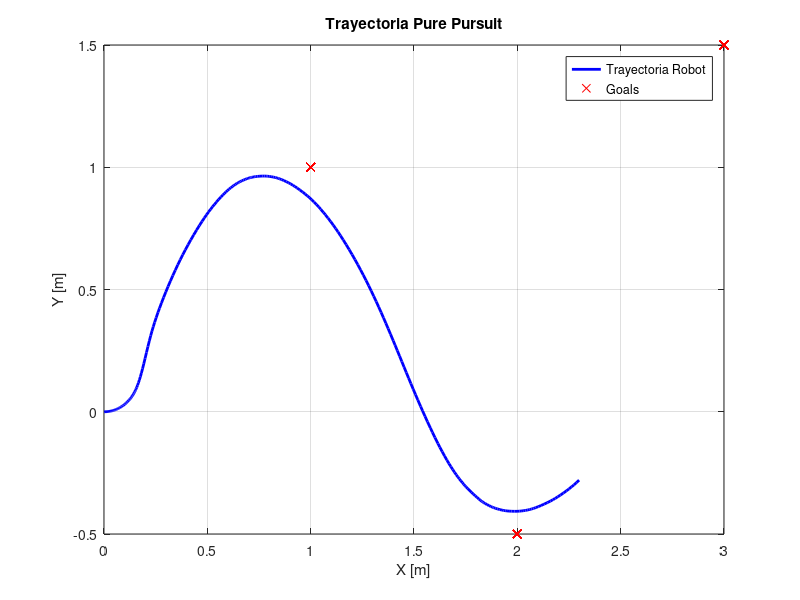
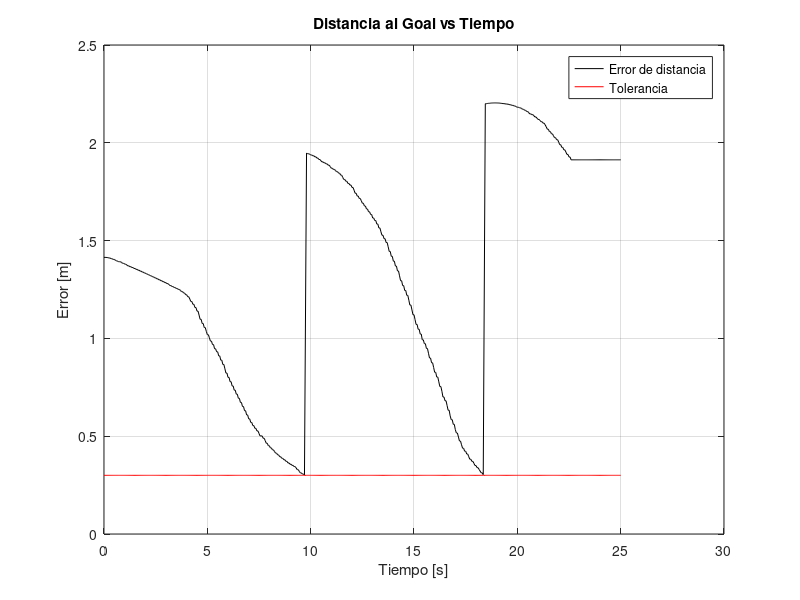

Write MATLAB code to recreate these figures, in order.
% Data analyzer
data = csvread('robot_data_log.csv', 1, 0); % El 1,0 salta la cabecera


t = data(:,1)-data(1,1);
rx = data(:,2);
ry = data(:,3);
gx = data(:,5);
gy = data(:,6);
dist_err = data(:,7);
v = data(:,8);

% Plotear trayectoria realizada vs objetivo
figure;
plot(rx, ry, 'b-', 'LineWidth', 2); hold on;
plot(gx, gy, 'rx');
legend('Trayectoria Robot', 'Goals');
grid on;
title('Trayectoria Pure Pursuit');
xlabel('X [m]'); ylabel('Y [m]');

% Plotear error de distancia en el tiempo
figure;
plot(t, dist_err, 'k-','DisplayName','Error de distancia');hold on
plot(t,0.3*ones(length(t),1),'r','DisplayName','Tolerancia');
title('Distancia al Goal vs Tiempo');
xlabel('Tiempo [s]'); ylabel('Error [m]');legend show
grid on;
